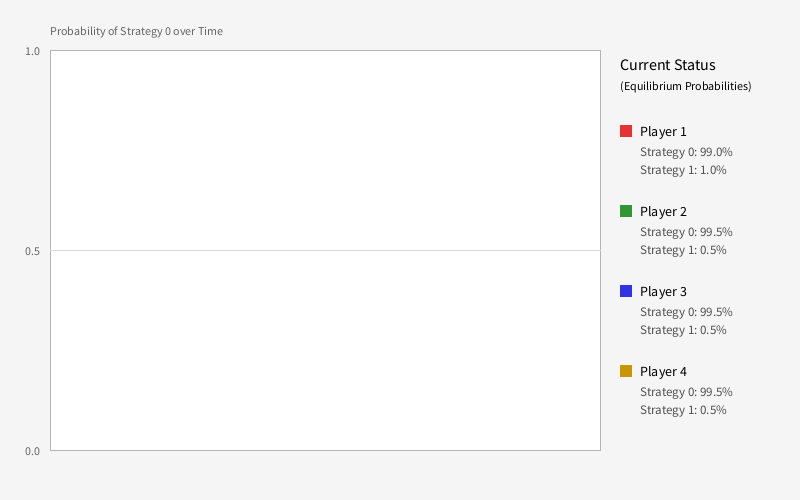
Frame 1 (no input)
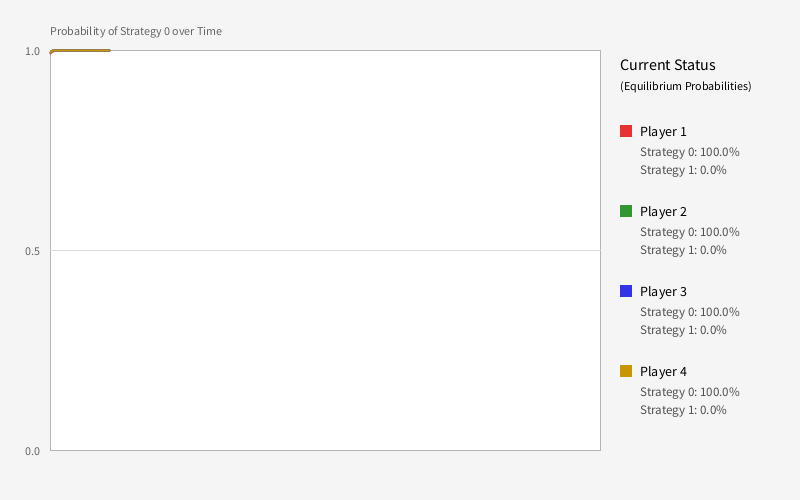
Frame 60 (the mouse pressed at the canvas centre just before this capture)
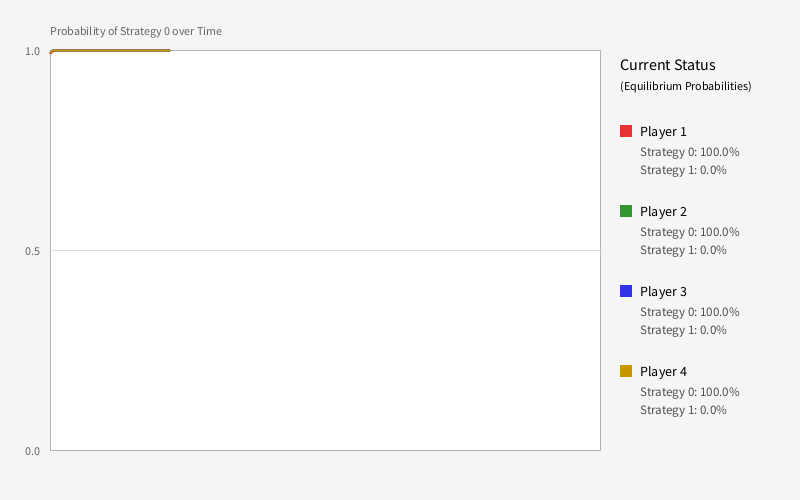
Frame 120 (the mouse held since frame 60 and released just before this capture)

The Processing sketch that drew these frames (run headless with seeded random() and noise(); from frame 60 on, the mouse is pressed at the canvas centre):

// Processing sketch: sketch_Nash
// ── sketch_Nash.pde
// プレイヤー数と戦略数
int NUM_PLAYERS = 4;
int NUM_ACTIONS = 2; // 各プレイヤー2つの戦略 (0 または 1)

// 16通りの利得表: [P1の戦略][P2の戦略][P3の戦略][P4の戦略][どのプレイヤーの利得か(0-3)]
float[][][][][] payoffs = new float[2][2][2][2][4];

// レグレット・マッチング用の変数
float[][] cumulativeRegrets = new float[NUM_PLAYERS][NUM_ACTIONS];
float[][] strategySum = new float[NUM_PLAYERS][NUM_ACTIONS];

// グラフ描画用の履歴
ArrayList<float[]> strategyHistory = new ArrayList<float[]>();

void setup() {
  size(800, 500);
  frameRate(60);
  float r0=0.457;
  float g0=0.1807;
  float w0=0.1807;
  float b0=0.1807;
  // 1. 利得表の初期化（サンプルデータ: 2^4 = 16通り）
  // 4人の戦略の組み合わせ (s1, s2, s3, s4) に対して、それぞれの利得を設定
  // ここではランダムな利得（-1.0 〜 1.0）をサンプルとして与えています
  randomSeed(50); // 再現性のためにシードを固定
  for (int p = 0; p < 4; p++) {
    payoffs[0][0][0][0][p]=0;
  }
  float rr,rg,rw,rb,gr,gg,gw,gb,wr,wg,ww,wb,br,bg,bw,bb;
  payoffs[1][0][0][0][0]=rr=0.4190-r0;
  payoffs[1][0][0][0][1]=rg=0.1999-g0;
  payoffs[1][0][0][0][2]=rw=0.1999-w0;
  payoffs[1][0][0][0][3]=rb=0.1999-b0;
  
  payoffs[0][1][0][0][0]=gr=0.4120-r0;
  payoffs[0][1][0][0][1]=gg=0.1613-g0;
  payoffs[0][1][0][0][2]=gw=0.2283-w0;
  payoffs[0][1][0][0][3]=gb=0.2283-b0;
  
  payoffs[0][0][1][0][0]=wr=0.4120-r0;
  payoffs[0][0][1][0][1]=wg=0.2283-g0;
  payoffs[0][0][1][0][2]=ww=0.1613-w0;
  payoffs[0][0][1][0][3]=wb=0.2283-b0;
  
  payoffs[0][0][0][1][0]=br=0.4120-r0;
  payoffs[0][0][0][1][1]=bg=0.2283-g0;
  payoffs[0][0][0][1][2]=bw=0.2283-w0;
  payoffs[0][0][0][1][3]=bb=0.1613-b0;
  
  payoffs[1][1][0][0][0]=(rr+gr)/2;
  payoffs[1][1][0][0][1]=(rg+gg)/2;
  payoffs[1][1][0][0][2]=(rw+gw)/2;
  payoffs[1][1][0][0][3]=(rb+gb)/2;

  payoffs[1][0][1][0][0]=(rr+wr)/2;
  payoffs[1][0][1][0][1]=(rg+wg)/2;
  payoffs[1][0][1][0][2]=(rw+ww)/2;
  payoffs[1][0][1][0][3]=(rb+wb)/2;

  payoffs[1][0][0][1][0]=(rr+br)/2;
  payoffs[1][0][0][1][1]=(rg+bg)/2;
  payoffs[1][0][0][1][2]=(rw+bw)/2;
  payoffs[1][0][0][1][3]=(rb+bb)/2;

  payoffs[0][1][1][0][0]=(gr+wr)/2;
  payoffs[0][1][1][0][1]=(gg+wg)/2;
  payoffs[0][1][1][0][2]=(gw+ww)/2;
  payoffs[0][1][1][0][3]=(gb+wb)/2;

  payoffs[0][1][0][1][0]=(gr+br)/2;
  payoffs[0][1][0][1][1]=(gg+bg)/2;
  payoffs[0][1][0][1][2]=(gw+bw)/2;
  payoffs[0][1][0][1][3]=(gb+bb)/2;

  payoffs[0][0][1][1][0]=(wr+br)/2;
  payoffs[0][0][1][1][1]=(wg+bg)/2;
  payoffs[0][0][1][1][2]=(ww+bw)/2;
  payoffs[0][0][1][1][3]=(wb+bb)/2;

  payoffs[1][1][1][0][0]=(rr+gr+wr)/3;
  payoffs[1][1][1][0][1]=(rg+gg+wg)/3;
  payoffs[1][1][1][0][2]=(rw+gw+ww)/3;
  payoffs[1][1][1][0][3]=(rb+gb+wb)/3;

  payoffs[1][1][0][1][0]=(rr+gr+br)/3;
  payoffs[1][1][0][1][1]=(rg+gg+bg)/3;
  payoffs[1][1][0][1][2]=(rw+gw+bw)/3;
  payoffs[1][1][0][1][3]=(rb+gb+bb)/3;

  payoffs[1][0][1][1][0]=(rr+wr+br)/3;
  payoffs[1][0][1][1][1]=(rg+wg+bg)/3;
  payoffs[1][0][1][1][2]=(rw+ww+bw)/3;
  payoffs[1][0][1][1][3]=(rb+wb+bb)/3;

  payoffs[0][1][1][1][0]=(gr+wr+br)/3;
  payoffs[0][1][1][1][1]=(gg+wg+bg)/3;
  payoffs[0][1][1][1][2]=(gw+ww+bw)/3;
  payoffs[0][1][1][1][3]=(gb+wb+bb)/3;

  payoffs[1][1][1][1][0]=(rr+gr+wr+br)/4;
  payoffs[1][1][1][1][1]=(rg+gg+wg+bg)/4;
  payoffs[1][1][1][1][2]=(rw+gw+ww+bw)/4;
  payoffs[1][1][1][1][3]=(rb+gb+wb+bb)/4;
  //println((rr+gr+wr+br)/4,(rg+gg+wg+bg)/4,(rw+gw+ww+bw)/4,(rb+gb+wb+bb)/4);
}

void draw() {
  background(245);
  
  // 1フレームあたり100回シミュレーションを回して高速に収束させる
  for (int step = 0; step < 100; step++) {
    runRegretMatchingStep();
  }
  
  // 現在の平均戦略（ナッシュ均衡の近似値）を履歴に保存
  float[] currentEquilibrium = new float[NUM_PLAYERS];
  for (int p = 0; p < NUM_PLAYERS; p++) {
    float sum = strategySum[p][0] + strategySum[p][1];
    if (sum > 0) {
      currentEquilibrium[p] = strategySum[p][0] / sum; // 戦略0を選ぶ確率
    } else {
      currentEquilibrium[p] = 0.5;
    }
  }
  strategyHistory.add(currentEquilibrium);
  if (strategyHistory.size() > width - 250) {
    strategyHistory.remove(0);
  }
  
  // --- 画面描画処理 ---
  drawGraph();
  drawStatusPanel(currentEquilibrium);
}

// レグレット・マッチングの1ステップを実行する関数
void runRegretMatchingStep() {
  int[] currentActions = new int[NUM_PLAYERS];
  float[][] currentStrategies = new float[NUM_PLAYERS][NUM_ACTIONS];
  
  // 1. 現在の後悔の度合い（正の値のみ）から、今回の選択確率を計算
  for (int p = 0; p < NUM_PLAYERS; p++) {
    float regretSum = 0;
    for (int a = 0; a < NUM_ACTIONS; a++) {
      currentStrategies[p][a] = max(0, cumulativeRegrets[p][a]);
      regretSum += currentStrategies[p][a];
    }
    
    // 全ての後悔が0以下なら、等確率(0.5ずつ)で選択
    if (regretSum > 0) {
      for (int a = 0; a < NUM_ACTIONS; a++) {
        currentStrategies[p][a] /= regretSum;
      }
    } else {
      for (int a = 0; a < NUM_ACTIONS; a++) {
        currentStrategies[p][a] = 1.0 / NUM_ACTIONS;
      }
    }
    
    // 確率分布に基づいて、今回の行動をランダムに決定
    currentActions[p] = (random(1.0) < currentStrategies[p][0]) ? 0 : 1;
    
    // 平均戦略（これがナッシュ均衡に収束する）を累積
    for (int a = 0; a < NUM_ACTIONS; a++) {
      strategySum[p][a] += currentStrategies[p][a];
    }
  }
  
  // 2. 実際に選ばれた行動の組み合わせから、各プレイヤーの実際の利得を計算
  int s1 = currentActions[0];
  int s2 = currentActions[1];
  int s3 = currentActions[2];
  int s4 = currentActions[3];
  
  float[] actualPayoffs = payoffs[s1][s2][s3][s4];
  
  // 3. 「もし別の行動をとっていたら得られた利得」を計算し、後悔を更新
  for (int p = 0; p < NUM_PLAYERS; p++) {
    for (int a = 0; a < NUM_ACTIONS; a++) {
      // プレイヤーpだけが行動を a に変え、他プレイヤーはそのままだった場合の利得
      float hypotheticalPayoff = 0;
      if (p == 0) hypotheticalPayoff = payoffs[a][s2][s3][s4][0];
      else if (p == 1) hypotheticalPayoff = payoffs[s1][a][s3][s4][1];
      else if (p == 2) hypotheticalPayoff = payoffs[s1][s2][a][s4][2];
      else if (p == 3) hypotheticalPayoff = payoffs[s1][s2][s3][a][3];
      
      // 後悔 ＝「たられば利得」 ー 「実際の利得」
      float regret = hypotheticalPayoff - actualPayoffs[p];
      cumulativeRegrets[p][a] += regret;
    }
  }
}

// 確率が収束していく様子を描画するグラフ
void drawGraph() {
  int graphWidth = width - 250;
  int graphHeight = height - 100;
  
  // グラフの枠線
  stroke(180);
  fill(255);
  rect(50, 50, graphWidth, graphHeight);
  
  // 目盛り線 (0.0, 0.5, 1.0)
  stroke(220);
  line(50, 50 + graphHeight/2, 50 + graphWidth, 50 + graphHeight/2);
  fill(100);
  textSize(12);
  text("1.0", 25, 55);
  text("0.5", 25, 55 + graphHeight/2);
  text("0.0", 25, 55 + graphHeight);
  text("Probability of Strategy 0 over Time", 50, 35);

  // プレイヤーごとの色定義
  int[] colors = { color(230, 50, 50), color(50, 150, 50), color(50, 50, 230), color(200, 150, 0) };
  
  // 履歴プロット
  noFill();
  strokeWeight(2);
  for (int p = 0; p < NUM_PLAYERS; p++) {
    stroke(colors[p]);
    beginShape();
    for (int i = 0; i < strategyHistory.size(); i++) {
      float x = 50 + i;
      float y = 50 + graphHeight * (1.0 - strategyHistory.get(i)[p]);
      vertex(x, y);
    }
    endShape();
  }
  strokeWeight(1);
}

// 画面右側に現在の収束値をテキスト表示するパネル
void drawStatusPanel(float[] currentEquilibrium) {
  int panelX = width - 180;
  int[] colors = { color(230, 50, 50), color(50, 150, 50), color(50, 50, 230), color(200, 150, 0) };
  
  fill(0);
  textSize(16);
  text("Current Status", panelX, 70);
  textSize(12);
  text("(Equilibrium Probabilities)", panelX, 90);
  
  for (int p = 0; p < NUM_PLAYERS; p++) {
    int y = 140 + p * 80;
    
    // カラーマーカー
    fill(colors[p]);
    noStroke();
    rect(panelX, y - 15, 12, 12);
    
    // テキスト表示
    fill(0);
    textSize(14);
    text("Player " + (p+1), panelX + 20, y - 4);
    textSize(13);
    fill(80);
    text("Strategy 0: " + nf(currentEquilibrium[p] * 100, 1, 1) + "%", panelX + 20, y + 16);
    text("Strategy 1: " + nf((1.0 - currentEquilibrium[p]) * 100, 1, 1) + "%", panelX + 20, y + 34);
  }
}
